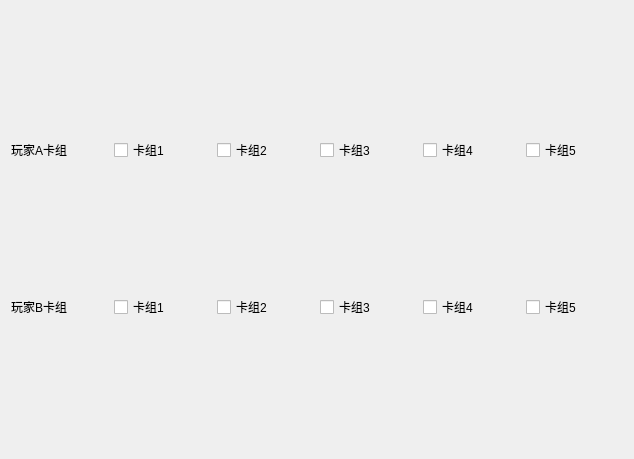
<?xml version="1.0" encoding="UTF-8"?>
<ui version="4.0">
 <class>Dialog</class>
 <widget class="QDialog" name="Dialog">
  <property name="geometry">
   <rect>
    <x>0</x>
    <y>0</y>
    <width>634</width>
    <height>459</height>
   </rect>
  </property>
  <property name="windowTitle">
   <string>Dialog</string>
  </property>
  <layout class="QHBoxLayout" name="horizontalLayout_6">
   <item>
    <layout class="QVBoxLayout" name="verticalLayout">
     <item>
      <layout class="QHBoxLayout" name="horizontalLayout_3">
       <item>
        <layout class="QHBoxLayout" name="horizontalLayout">
         <item>
          <widget class="QLabel" name="label">
           <property name="text">
            <string>玩家A卡组</string>
           </property>
          </widget>
         </item>
         <item>
          <widget class="QCheckBox" name="checkBox">
           <property name="sizePolicy">
            <sizepolicy hsizetype="Minimum" vsizetype="Preferred">
             <horstretch>0</horstretch>
             <verstretch>0</verstretch>
            </sizepolicy>
           </property>
           <property name="text">
            <string>卡组1</string>
           </property>
          </widget>
         </item>
         <item>
          <widget class="QCheckBox" name="checkBox_2">
           <property name="text">
            <string>卡组2</string>
           </property>
          </widget>
         </item>
         <item>
          <widget class="QCheckBox" name="checkBox_5">
           <property name="text">
            <string>卡组3</string>
           </property>
          </widget>
         </item>
         <item>
          <widget class="QCheckBox" name="checkBox_4">
           <property name="text">
            <string>卡组4</string>
           </property>
          </widget>
         </item>
         <item>
          <widget class="QCheckBox" name="checkBox_3">
           <property name="text">
            <string>卡组5</string>
           </property>
          </widget>
         </item>
        </layout>
       </item>
      </layout>
     </item>
     <item>
      <layout class="QHBoxLayout" name="horizontalLayout_4">
       <item>
        <layout class="QHBoxLayout" name="horizontalLayout_2">
         <item>
          <widget class="QLabel" name="label_2">
           <property name="text">
            <string>玩家B卡组</string>
           </property>
          </widget>
         </item>
         <item>
          <widget class="QCheckBox" name="checkBox_6">
           <property name="text">
            <string>卡组1</string>
           </property>
          </widget>
         </item>
         <item>
          <widget class="QCheckBox" name="checkBox_7">
           <property name="text">
            <string>卡组2</string>
           </property>
          </widget>
         </item>
         <item>
          <widget class="QCheckBox" name="checkBox_8">
           <property name="text">
            <string>卡组3</string>
           </property>
          </widget>
         </item>
         <item>
          <widget class="QCheckBox" name="checkBox_9">
           <property name="text">
            <string>卡组4</string>
           </property>
          </widget>
         </item>
         <item>
          <widget class="QCheckBox" name="checkBox_10">
           <property name="text">
            <string>卡组5</string>
           </property>
          </widget>
         </item>
        </layout>
       </item>
      </layout>
     </item>
    </layout>
   </item>
  </layout>
 </widget>
 <tabstops>
  <tabstop>checkBox</tabstop>
  <tabstop>checkBox_2</tabstop>
  <tabstop>checkBox_5</tabstop>
  <tabstop>checkBox_4</tabstop>
  <tabstop>checkBox_3</tabstop>
  <tabstop>checkBox_6</tabstop>
  <tabstop>checkBox_7</tabstop>
  <tabstop>checkBox_8</tabstop>
  <tabstop>checkBox_9</tabstop>
  <tabstop>checkBox_10</tabstop>
 </tabstops>
 <resources/>
 <connections/>
</ui>
